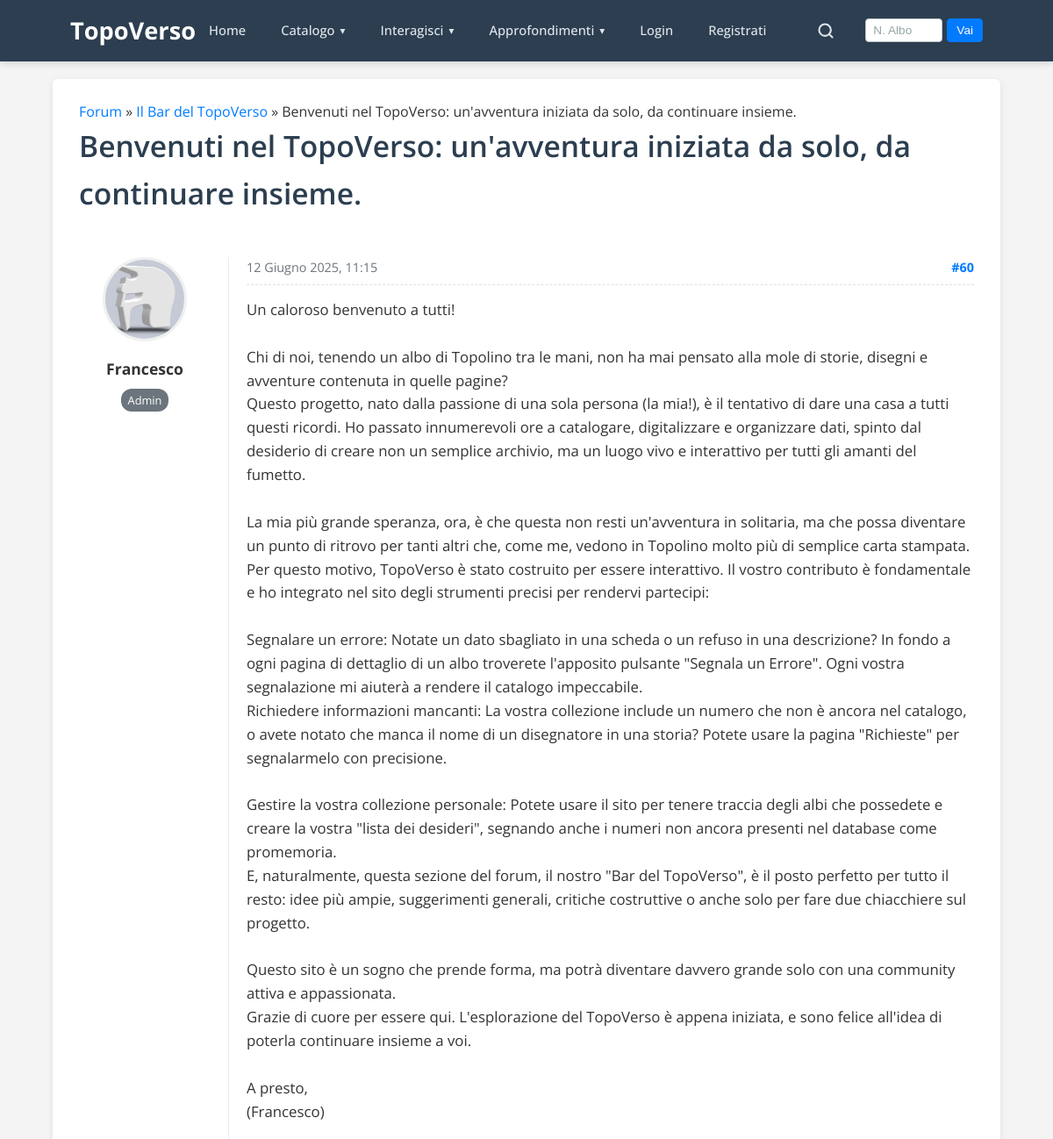
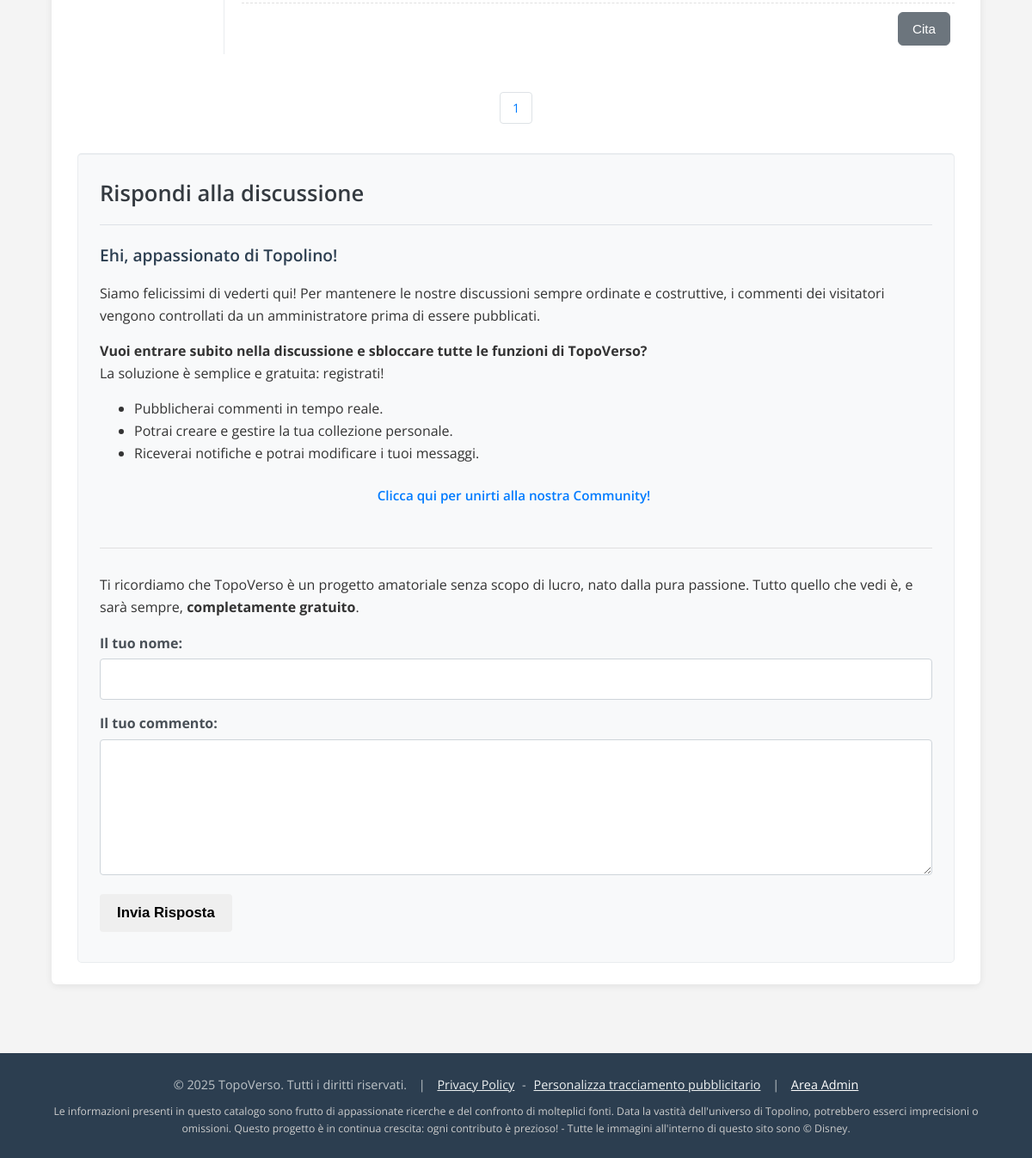
Screenshot of /thread.php?id=23&page=1 with the database file from the repository (2 pictures, top to bottom).
### tables this page shows
CREATE TABLE `forum_threads` (
  `id` int NOT NULL,
  `section_id` int NOT NULL,
  `comic_id` int DEFAULT NULL,
  `story_id` int DEFAULT NULL,
  `user_id` int DEFAULT NULL,
  `title` varchar(255) NOT NULL,
  `created_at` timestamp NULL DEFAULT CURRENT_TIMESTAMP,
  `last_post_at` timestamp NULL DEFAULT CURRENT_TIMESTAMP
);

CREATE TABLE `forum_sections` (
  `id` int NOT NULL,
  `name` varchar(255) NOT NULL,
  `description` text,
  `created_at` timestamp NULL DEFAULT CURRENT_TIMESTAMP
);

CREATE TABLE `forum_posts` (
  `id` int NOT NULL,
  `thread_id` int NOT NULL,
  `user_id` int DEFAULT NULL,
  `author_name` varchar(255) DEFAULT NULL,
  `content` text NOT NULL,
  `edited_at` timestamp NULL DEFAULT NULL,
  `edited_by_admin_id` int DEFAULT NULL,
  `status` enum('pending','approved','rejected') NOT NULL DEFAULT 'pending',
  `created_at` timestamp NULL DEFAULT CURRENT_TIMESTAMP
);

CREATE TABLE `users` (
  `user_id` int NOT NULL,
  `username` varchar(50) NOT NULL,
  `email` varchar(255) NOT NULL,
  `password_hash` varchar(255) NOT NULL,
  `avatar_image_path` varchar(255) DEFAULT NULL,
  `is_active` tinyint(1) NOT NULL DEFAULT '0',
  `user_role` enum('user','contributor','admin') NOT NULL DEFAULT 'user',
  `created_at` timestamp NULL DEFAULT CURRENT_TIMESTAMP,
  `updated_at` timestamp NULL DEFAULT CURRENT_TIMESTAMP ON UPDATE CURRENT_TIMESTAMP,
  `notes_admin` text
);

### includes/functions.php (called while the page is built, shortened)
<?php
if (!function_exists('format_date_italian')) {
    function format_date_italian($date_string, $format = "d F Y") {
    try {
        $date_obj = new DateTime($date_string);
        $english_months_full = ['January', 'February', 'March', 'April', 'May', 'June', 'July', 'August', 'September', 'October', 'November', 'December'];
        $italian_months_full = ['Gennaio', 'Febbraio', 'Marzo', 'Aprile', 'Maggio', 'Giugno', 'Luglio', 'Agosto', 'Settembre', 'Ottobre', 'Novembre', 'Dicembre'];
        $english_months_short = ['Jan', 'Feb', 'Mar', 'Apr', 'May', 'Jun', 'Jul', 'Aug', 'Sep', 'Oct', 'Nov', 'Dec'];
        $italian_months_short = ['Gen', 'Feb', 'Mar', 'Apr', 'Mag', 'Giu', 'Lug', 'Ago', 'Set', 'Ott', 'Nov', 'Dic'];
        $english_days_full = ['Sunday', 'Monday', 'Tuesday', 'Wednesday', 'Thursday', 'Friday', 'Saturday'];
        $italian_days_full = ['Domenica', 'Lunedì', 'Martedì', 'Mercoledì', 'Giovedì', 'Venerdì', 'Sabato'];
        $english_days_short = ['Sun', 'Mon', 'Tue', 'Wed', 'Thu', 'Fri', 'Sat'];
        $italian_days_short = ['Dom', 'Lun', 'Mar', 'Mer', 'Gio', 'Ven', 'Sab'];
        $formatted_string = $date_obj->format($format);
        $formatted_string = str_replace($english_months_full, $italian_months_full, $formatted_string);
        $formatted_string = str_replace($english_months_short, $italian_months_short, $formatted_string);
        $formatted_string = str_replace($english_days_full, $italian_days_full, $formatted_string);
        $formatted_string = str_replace($english_days_short, $italian_days_short, $formatted_string);
        return $formatted_string;
    } catch (Exception $e) {
        return $date_string;
    }
}
}
if (!function_exists('format_post_content')) {
    function format_post_content($content) {
        $safe_content = htmlspecialchars($content, ENT_QUOTES, 'UTF-8');
        $pattern = '/\[quote=([^\]]+)\](.*?)\[\/quote\]/s';
        $replacement = '<blockquote class="quoted-post"><p class="quoted-author"><strong>Citazione da $1:</strong></p><div>$2</div></blockquote>';
        $formatted_content = $safe_content;
        for ($i = 0; $i < 5; $i++) {
            $new_content = preg_replace($pattern, $replacement, $formatted_content);
            if ($new_content === $formatted_content) {
                break;
            }
            $formatted_content = $new_content;
        }
        return nl2br($formatted_content);
    }
}

### thread.php (the view, shortened to what this page needs)
<?php
require_once 'includes/db_connect.php';
require_once 'includes/functions.php';
$thread_id = filter_input(INPUT_GET, 'id', FILTER_VALIDATE_INT);
$thread_stmt = $mysqli->prepare("
    SELECT
        t.id, t.title, t.comic_id, t.story_id,
        s.name as section_name, s.id as section_id,
        c.slug as comic_slug
    FROM forum_threads t
    JOIN forum_sections s ON t.section_id = s.id
    LEFT JOIN comics c ON t.comic_id = c.comic_id
    WHERE t.id = ?
");
$thread_stmt->bind_param('i', $thread_id);
$thread_stmt->execute();
$thread = $thread_stmt->get_result()->fetch_assoc();
$items_per_page = 20;
$total_posts_stmt = $mysqli->prepare("SELECT COUNT(id) as total FROM forum_posts WHERE thread_id = ? AND status = 'approved'");
$total_posts_stmt->bind_param('i', $thread_id);
$total_posts_stmt->execute();
$total_posts = $total_posts_stmt->get_result()->fetch_assoc()['total'];
$total_pages = ceil($total_posts / $items_per_page);
$current_page = isset($_GET['page']) ? max(1, (int)$_GET['page']) : 1;
$offset = ($current_page - 1) * $items_per_page;
$posts_stmt = $mysqli->prepare("
    SELECT p.id, p.content, p.created_at, p.edited_at, p.edited_by_admin_id, p.user_id, p.author_name,
           u.username, u.avatar_image_path, u.user_role
    FROM forum_posts p
    LEFT JOIN users u ON p.user_id = u.user_id
    WHERE p.thread_id = ? AND p.status = 'approved'
    ORDER BY p.created_at ASC
    LIMIT ? OFFSET ?
");
$posts_stmt->bind_param('iii', $thread_id, $items_per_page, $offset);
$posts_stmt->execute();
$posts = $posts_stmt->get_result()->fetch_all(MYSQLI_ASSOC);
require_once 'includes/header.php';
?>
<div class="container page-content-container">
    <nav class="breadcrumb-nav">
        <a href="forum.php">Forum</a> &raquo;
        <a href="forum.php?section_id=<?php echo $thread['section_id'] ?? 1; ?>"><?php echo htmlspecialchars($thread['section_name']); ?></a> &raquo;
        <span><?php echo htmlspecialchars($thread['title']); ?></span>
    </nav>
    <h1><?php echo htmlspecialchars($thread['title']); ?></h1>
    <div class="forum-posts-container">
        <?php foreach ($posts as $post):
            $post_id = $post['id'];
            $is_registered_user_post = !empty($post['user_id']);
            if ($is_registered_user_post) {
                $display_name = $post['username'];
                $display_role = $post['user_role'];
                $display_avatar = $post['avatar_image_path'];
            } else {
                $display_name = $post['author_name'] ?? 'Visitatore';
                $display_role = 'visitor';
                $display_avatar = null;
            }
        ?>
            <div class="forum-post" id="post-<?php echo $post_id; ?>">
                <div class="post-author-info">
                    <a href="#">
                    <?php if ($display_avatar): ?>
                        <img src="<?php echo UPLOADS_URL . htmlspecialchars($display_avatar); ?>" alt="Avatar" class="post-avatar">
                    <?php else: ?>
                        <div class="post-avatar placeholder"><?php echo strtoupper(substr($display_name, 0, 1)); ?></div>
                    <?php endif; ?>
                    <strong><?php echo htmlspecialchars($display_name); ?></strong>
                    </a>
                    <span class="user-role-badge role-<?php echo htmlspecialchars($display_role); ?>"><?php echo ucfirst(htmlspecialchars($display_role)); ?></span>
                </div>
                <div class="post-content-container">
                    <div class="post-meta">
                        <span><?php echo format_date_italian($post['created_at'], "d F Y, H:i"); ?></span>
                        <a href="#post-<?php echo $post_id; ?>" class="post-permalink">#<?php echo $post_id; ?></a>
                    </div>
                    <div class="post-content" id="post-content-<?php echo $post_id; ?>">
                        <?php echo format_post_content($post['content']); ?>
                    </div>
                    <div class="post-footer">
                        <div class="post-actions">
                             <button class="btn btn-secondary btn-sm" onclick="quotePost(<?php echo $post_id; ?>, '<?php echo htmlspecialchars(addslashes($display_name)); ?>')">Cita</button>
                        </div>
                    </div>
                </div>
            </div>
        <?php endforeach; ?>
    </div>
    <div class="pagination-controls">
        <?php for ($i = 1; $i <= $total_pages; $i++): ?>
            <a href="thread.php?id=<?php echo $thread_id; ?>&page=<?php echo $i; ?>" class="<?php echo ($i == $current_page) ? 'current-page' : ''; ?>"><?php echo $i; ?></a>
        <?php endfor; ?>
    </div>
    <div class="reply-form-container">
        <h3>Rispondi alla discussione</h3>
        <form action="actions/comment_actions.php" method="POST">
            <?php if (isset($_SESSION['user_id_frontend'])): ?>
                <div class="form-group">
                    <textarea name="content" id="reply_content" rows="6" required placeholder="Scrivi la tua risposta..."></textarea>
                </div>
            <?php else: ?>
                <div class="visitor-prompt-box">
                    <h4>Ehi, appassionato di Topolino!</h4>
                    <p>Siamo felicissimi di vederti qui! Per mantenere le nostre discussioni sempre ordinate e costruttive, i commenti dei visitatori vengono controllati da un amministratore prima di essere pubblicati.</p>
                    <p><strong>Vuoi entrare subito nella discussione e sbloccare tutte le funzioni di TopoVerso?</strong><br> La soluzione è semplice e gratuita: registrati!</p>
                    <ul>
                        <li>Pubblicherai commenti in tempo reale.</li>
                        <li>Potrai creare e gestire la tua collezione personale.</li>
                        <li>Riceverai notifiche e potrai modificare i tuoi messaggi.</li>
                    </ul>
                    <p style="text-align:center; margin-top:15px;">
                        <a href="<?php echo BASE_URL; ?>register.php" class="btn btn-success">Clicca qui per unirti alla nostra Community!</a>
                    </p>
                    <hr>
                    <p class="small-text">Ti ricordiamo che TopoVerso è un progetto amatoriale senza scopo di lucro, nato dalla pura passione. Tutto quello che vedi è, e sarà sempre, <strong>completamente gratuito</strong>.</p>
                </div>
                <div class="form-group">
                    <label for="author_name">Il tuo nome:</label>
                    <input type="text" name="author_name" id="author_name" required>
                </div>
                 <div class="form-group">
                    <label for="reply_content">Il tuo commento:</label>
                    <textarea name="content" id="reply_content" rows="6" required></textarea>
                </div>
            <?php endif; ?>
            <button type="submit" class="btn btn-primary">Invia Risposta</button>
        </form>
    </div>
</div>
<?php
require_once 'includes/footer.php';
?>

### rows the page displays
forum_threads: section.name "Il Bar del TopoVerso", title "Benvenuti nel TopoVerso: un'avventura iniziata da solo, da continuare insieme."
forum_posts: user.avatar_image_path (picture), user.username "Francesco", user.user_role "Admin", created_at "12 Giugno 2025, 11:15", id "60", content "Un caloroso benvenuto a tutti! Chi di noi, tenendo un albo di Topolino tra le mani, non ha mai pensato alla mole di storie, disegni e avventure contenuta in quelle pagine? Questo progetto, nato dalla passione di una sola persona (la mia!), è il tentativo di dare una casa a tutti questi ricordi. Ho passato innumerevoli ore a catalogare, digitalizzare e organizzare dati, spinto dal desiderio di creare non un semplice archivio, ma un luogo vivo e interattivo per tutti gli amanti del fumetto. La mia più grande speranza, ora, è che questa non resti un'avventura in solitaria, ma che possa diventare un punto di ritrovo per tanti altri che, come me, vedono in Topolino molto più di semplice carta…"

### other values shown
$site_name_to_display_frontend "TopoVerso"
$item['label'] "Home"
$item['label'] "Catalogo"
$item['label'] "Interagisci"
$item['label'] "Approfondimenti"
$footer_site_name "TopoVerso"
